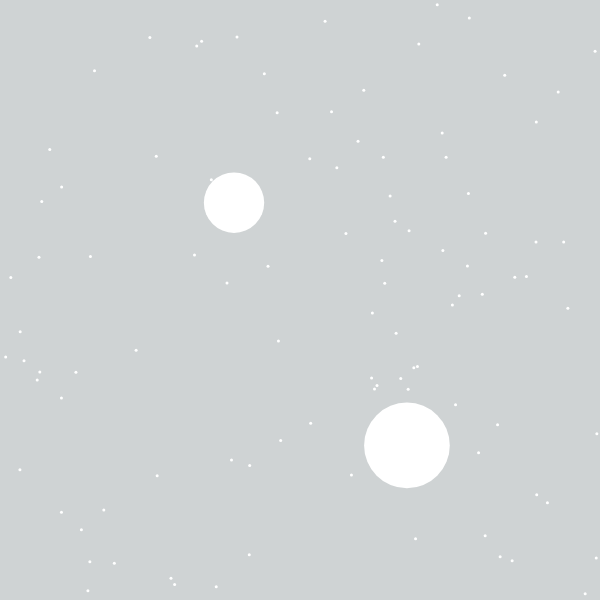
Frame 1 (no input)
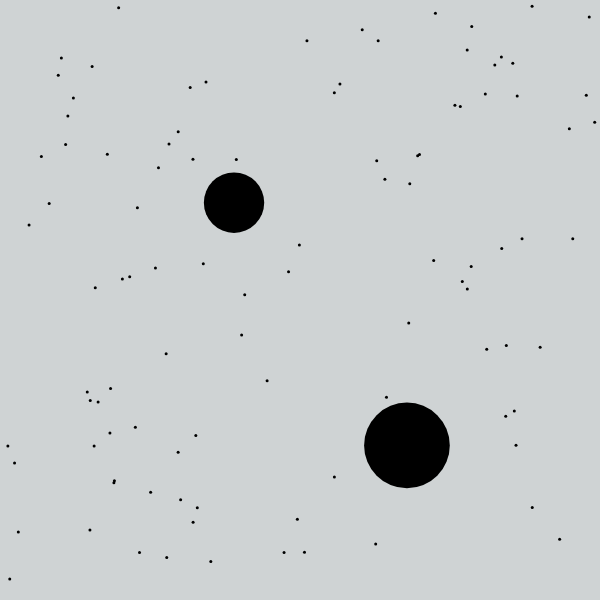
Frame 60 (no input)
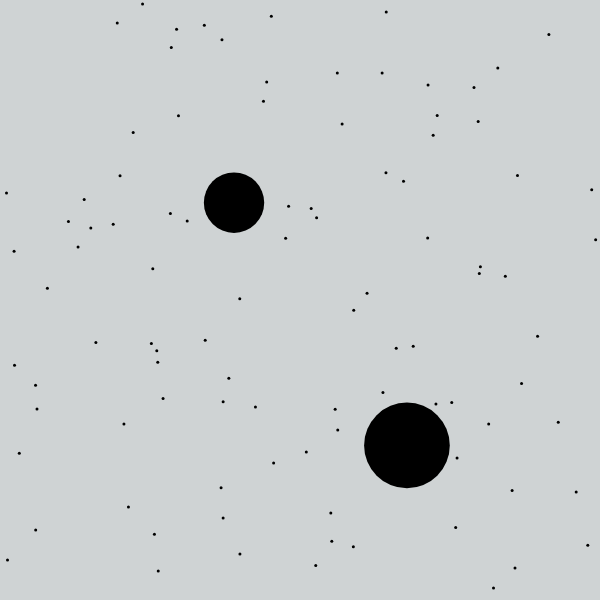
Frame 120 (the mouse pressed at the canvas centre since frame 60)

The p5.js sketch that drew these frames (run headless with seeded random() and noise() and a simulated clock; from frame 60 on, the mouse is pressed at the canvas centre):

// p5.js sketch
// ── sketch.js
/**
 * Adit Garg
 * IGME-101: HW2 Shifters, m/d/18
 * Summarization of sketch activity
 */

"use strict"; //catch some common coding errors
//global variables Declared
var phaseBall1, phaseBall2, xPosBall1, xPosBall2, yPosBall1, yPosBall2, xSpeedBall1, xSpeedBall2, ySpeedBall1, ySpeedBall2, diamBall1, diamBall2, ballDist, x2, y2, diam, phase, cordX, cordY, tempCordX, tempCordY, speedX, speedY;

/**
 * setup : Initialization runs once; called automatically
 * Summarize code that you add
 */


function setup() {
	//Canvas setup
	createCanvas(600, 600); //canvas 600x600
	colorMode(HSB, 360, 100, 100); //color mode set to HSB
	//--------

	//Visual Details
	noStroke();
	textAlign(CENTER, CENTER);
	//--------

	//Initializing ball global variables
	diamBall1 = random(50, 100);
	diamBall2 = random(50, 100);

	xPosBall1 = random(0 + diamBall1, 600 - diamBall1);
	xPosBall2 = random(0 + diamBall1, 600 - diamBall1);

	yPosBall1 = random(0 + diamBall2, 600 - diamBall2);
	yPosBall2 = random(0 + diamBall2, 600 - diamBall2);

	xSpeedBall1 = random(0.8, 2.5);
	xSpeedBall2 = random(0.8, 2.5);

	ySpeedBall1 = random(0.8, 2.5);
	ySpeedBall2 = random(0.8, 2.5);
	//--------
}

/**
 * draw : Periodically called automatically
 * Summarize code that you add
 */
function draw() {
	background(195, 2, 83); //Light gray background
	if (phaseBall1 === phaseBall2) {
		confetti();
	}
	drawballs();
	moveballs();
}

//Event Handlers
function mouseClicked() {
	var x = mouseX,
		y = mouseY,
		ballClicked;

	if (mouseWithin(x, y, xPosBall1, yPosBall1, diamBall1)) {
		speedX = xSpeedBall1;
		speedY = ySpeedBall1;
		changePhase(phaseBall1);
		phaseBall1 = phase;
		ballClicked = 1;
	}

	if (mouseWithin(x, y, xPosBall2, yPosBall2, diamBall2)) {
		speedX = xSpeedBall2;
		speedY = xSpeedBall2;
		changePhase(phaseBall2);
		phaseBall2 = phase;
		ballClicked = 2;
	}

}

function mouseWithin(x, y, x2, y2) {
	ballDist = dist(x, y, x2, y2); // distance of pointer from the moon's center
	if (ballDist <= diamBall1) { // checks if the pointer is within the ball.
		return true;
	}
}
//--------

//Custom functions
function changePhase() {
	phase++;
	if ((phaseBall1 > 4) || (phaseBall2 > 4)) {
		phase = 0;
	}
	return phase;
	print("Two " + phase);
}

function confetti() {
	for (let i = 0; i < 100; i++) {
		ellipse(random(3, 597), random(3, 597), 3, 3);
	}
}

function wrap(cordX, cordY, speedX, speedY, maxCord, diam) {
	if (cordX >= (600 + diam / 2)) {
		cordX = -diam / 2;
	}
	if (cordY >= (600 + diam / 2)) {
		cordY = -diam / 2;
	}
	cordX += speedX;
	cordY += speedY;
	return cordX, cordY;
}

function drawballs() {
	fill((diam + (phase * 60)), 100, 100);
	accentPhase(cordX, cordY, phase);
	ellipse(xPosBall1, yPosBall1, diamBall1, diamBall1);
	text("1", xPosBall1, yPosBall1);
	ellipse(xPosBall2, yPosBall2, diamBall2, diamBall2);
	text("2", xPosBall2, yPosBall2);
	fill("black");
}

function moveballs() {
	if (phase == 1) {
		fill(random(0, 360));
		cordY = wrap(null, cordY, abs(speedX), null, height, diam);
		if (ballClicked === 1) {
			ellipse(xPosBall1, cordY, 10, 10);
		}
		if (ballClicked === 2) {
			ellipse(xPosBall2, cordY, 10, 10);
		}

	}
	if (phase == 2) {
		cordX = wriggle(cordX, null, 600, diam);
		cordY = wriggle(null, cordY, 600, diam);
	}
	if (phase == 3) {
		cordX += speedX;
		if ((cordX >= (600 - (diam / 2))) || (cordX <= (600 - (diam / 2)))) {
			speedX *= -1;
		}
		cordY += speedY;
		if ((cordY >= (600 - (diam / 2))) || (cordY <= (600 - (diam / 2)))) {
			speedY *= -1;
		}

	}
	if (phase == 4) {
		//RANDOM
	}


}

function wriggle(cordX, cordY, maxCord, diam) {
	tempCordX = cordX + random(-1.5, 1.5);
	if ((tempCordX < (600 - diam)) || (tempCordX > (600 + diam))) {
		cordX = tempCordX;
	}
	tempCordY = cordY + random(-1.5, 1.5);
	if ((tempCordY < (600 - diam)) || (tempCordY > (600 + diam))) {
		cordY = tempCordY;
	}
	return cordX, cordY;
}

function accentPhase(cordX, cordY, phase) {
	if (phase === 1) {
		for (i = 30; i < 130; i += 30) {
			ellipse(cordX, i, 8, 8);
		}

	} else if (phase === 2) {
		for (i = (cordX - 60); i <= 120; i += 20) {
			for (j = (cordY - 60); i <= 120; i += 20) {
				ellipse(i, j, 4, 4);
			}
		}

	} else if (phase === 3) {
		for (i = 0; i <= 600; i += 10) {
			ellipse(i, cordY, 4, 4);
		}

	} else if (phase === 4) {
		//random shit
	}
}


//function drawShape(x, y) {
//	if (phase === 0) {
//		click1();
//	} else if (phase === 1) {
//		click2();
//
//	} else if (phase === 2) {
//		click3();
//
//	} else if (phase === 3) {
//		click4()
//
//	} else if (phase === 4) {
//		click5();
//	}
//}




//--------
//function click1() {
//	fill(random(0, 360));
//	while (lineY < 600) {
//		if (ballClicked === 1) {
//			ellipse(xPosBall1, lineY, 10, 10);
//		}
//		if (ballClicked === 2) {
//			ellipse(xPosBall2, lineY, 10, 10);
//		}
//	}
//	if ((yPosBall1 === 600) || (yPosBall2 = 600)) {
//		y = 0; //wrap to top
//	}
//	y--; // move the ball
//}
//
//function click2() {
//	fill(random(0, 360));
//	if (ballClicked === 1) {
//		maxCord = diamBall1 + yPosBall1;
//		diam = diamBall1;
//
//		cordX = diamBall1 - xPosBall1;
//		speedX = xSpeedBall1;
//
//		cordY = diamBall1 - yPosBall1;
//		speedY = ySpeedBall1;
//
//	} else {
//		maxCord = diamBall1 + xPosBall1;
//		diam = diamBall2
//
//		cordX = diamBall2 - xPosBall2;
//		speedX = xSpeedBall2;
//
//		cordY = diamBall2 - yPosBall2;
//		speedY = ySpeedBall2;
//	}
//	//Draws grid
//	while (cordX < maxCord) {
//		while (cordY < gridlimit) {
//			ellipse(cordX, cordY, 10, 10);
//			cordY += 10;
//		}
//		cordX += 10;
//	}
//}
//
//function click3() {
//	fill(random(0, 360));
//
//}
//
//function click4() {
//
//}
//
//function click5() {
//
//}
